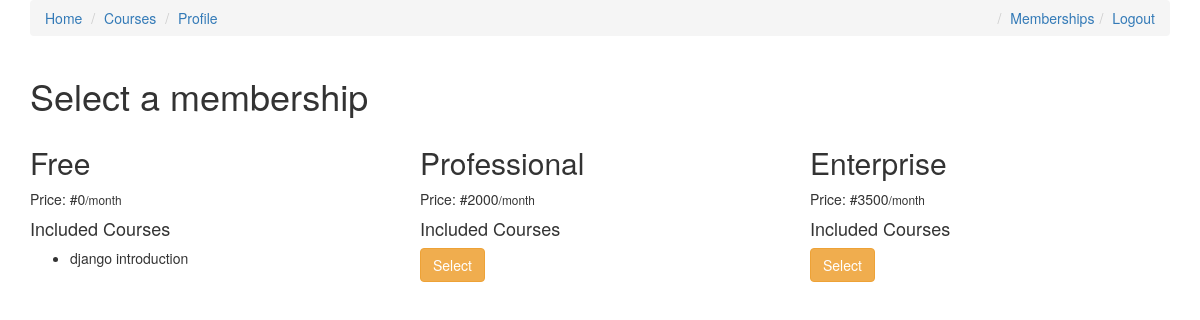
The page /memberships/ (signed in) on the database as committed earlier.
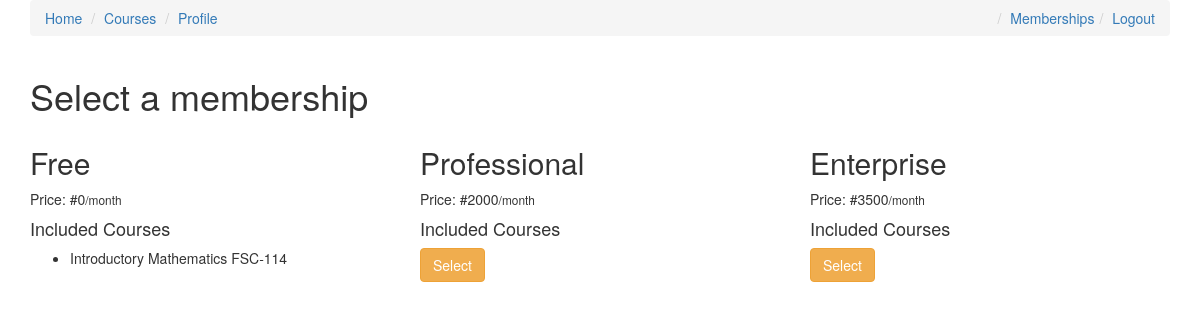
The same page on the database as committed later.
### courses/models.py (models this page shows, shortened)
class Course(models.Model):
    slug = models.SlugField()
    title = models.CharField(max_length=120)
    description = models.TextField()
    position = models.IntegerField(default=1)
    allowed_membership = models.ManyToManyField(Membership)

### memberships/views.py (the view, shortened to what this page needs)
# urls.py: path('', MembershipList.as_view(), name='select'),
class MembershipList(LoginRequiredMixin, ListView):
    model = Membership
    template_name = 'memberships/membership_list.html'
    def get_context_data(self, *args, **kwargs):
        context = super().get_context_data(**kwargs)
        current_membership = get_user_membership(self.request)
        context['current_membership'] = str(current_membership.membership)
        return context

### memberships/models.py (called while the page is built)
    def __str__(self):
        return self.membership_type

### memberships/views.py (called while the page is built)
def get_user_membership(request):
    user_membership_qs = UserMembership.objects.filter(user=request.user)
    if user_membership_qs.exists():
        return user_membership_qs.first()
    return None

### memberships/templates/memberships/membership_list.html (shortened to what this page needs)
{% extends 'courses/base.html' %}
{% block content %}
    <div class="container">
    <h1>Select a membership</h1>
    <div class="row">
        {% for object in object_list %}
            <div class="col-sm-4 col-md-4">
            <h2>{{ object.membership_type }}</h2>
            <p>Price: #{{ object.price }}<small>/month</small></p>
            <h4>Included Courses</h4>
            <ul>
                {% for course in object.course_set.all %}
                    <li>{{ course.title }}</li>
                    {% endfor %}
            </ul>
            {% if object.membership_type != 'Free' %}
                <form method="POST" action="{% url 'memberships:select' %}"> {% csrf_token %}
                {% if object.membership_type != current_membership %}
                    <button class="btn btn-warning">Select</button>
                    {% else %}
                    <small>This is your current membership</small>
                    {% endif %}
                </form>
            {% endif %}
            </div>
        {% endfor %}
    </div>
    </div>
{% endblock %}

Rows that differ between the two databases and show on the page:
removed Course: title "django introduction", shown under Membership "Free"
added Course: title "Introductory Mathematics FSC-114", shown under Membership "Free"
